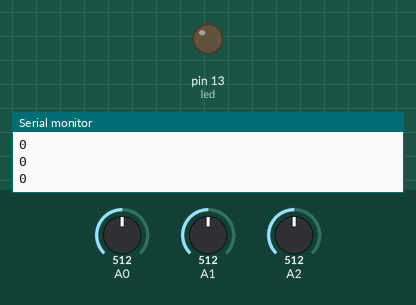
The sketch below on a simulated Arduino Uno, built with avr-gcc and run on an emulated ATmega328P. On the bench: output pins drawn as LEDs (lit = HIGH), the last lines printed to the serial monitor. The test bench sets the inputs (shaded band); at power-on: A0 = 512, A1 = 512, A2 = 512.

Above: at 1.2 s.
1.3 s: A0 set to 556
At 1.9 s:
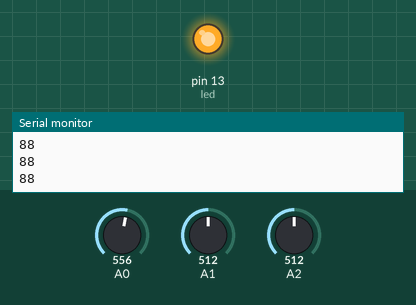
2.8 s: A0 set to 511
At 4.0 s:
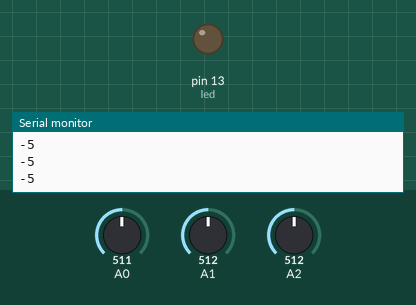
4.3 s: A0 set to 498
5.8 s: A0 set to 480
At 6.5 s:
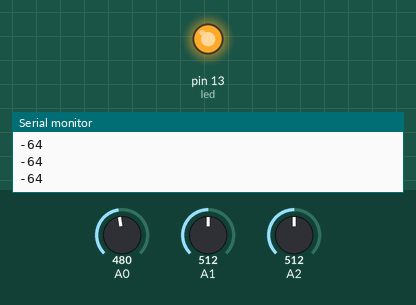
Timing chart, 0 to 8.3 s (numbered marks = the images above; inputs shaded):
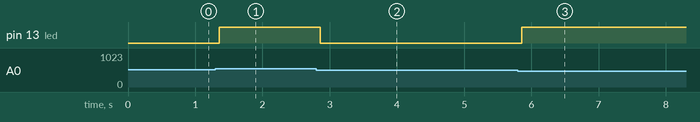

Measured:
- the behaviour switches between 537 and 538 on A0 (found by bisection; images 0 and 1)
- the behaviour switches between 488 and 487 on A0 (found by bisection; images 2 and 3)
- after the input at 1.3 s, pin 13 (led): LOW → HIGH after 0.06 s
- after the input at 2.8 s, pin 13 (led): HIGH → LOW after 0.06 s
- after the input at 5.8 s, pin 13 (led): LOW → HIGH after 0.06 s

The sketch:

Seismometer.ino
```cpp
/*
 *   Arduino program to sample a seismometer signal at three different amplitudes.  With a signal 16 times
 *   another, the 10 bit A/D is extended to 14 bits of dynamic range( but still 10 bits of resolution ).
 *
 *   The circuit has a low pass filter followed by 2 stages with gains of 4 each.
 *
 *   LM324 op-amps cannot drive to the positive rail.  The 3.3 voltage source is used as the AREF to keep
 *   the A/D converter in the active region of the op-amp when powered by 5 volts.
 *
 *   Feb 2018 - a simple FIR filter added to filter 60 hz energy in the signal.  Sample rate increased to 240 hz.
 *   At counts 0 - 6, samples are saved.  The samples are filtered and one value is output to the serial port.
 *   At counts 7 - 39, the samples are ignored.  Decimation is 40 but a decimation filter is not used.
 *   The rate of samples sent to the PC is still 6 per second.
 *
 *   New zero point algorithm to avoid false 60 second signals.
 *   The LED will flash when the signal is over a certain level. When quakes have been detected, the number of
 *   quakes is flashed in the LED once a second.
 */


#include <TimerOne.h>         // Paul Stoffregen library.

const int led = LED_BUILTIN;  // the pin with a LED
volatile byte sample_ready;
volatile byte tick;
int sig0;
int sig1;
int sig2;

int zp0, zp1, zp2;            // slow tracking of zero points for each A/D
int samples[7];               // FIR filter samples
int zero_points[64];          // save an hours worth of values
int zpin;

byte sec_, min_,hour_;
byte quakes;
int holdoff;                  // the zero point and quake detect code is skipped at certain times.
int zp_holdoff;

void setup(void){
  pinMode(led, OUTPUT);
  Timer1.initialize(166667/40);     // 240 hz
  Timer1.attachInterrupt(sample);
  Serial.begin(9600);
  analogReference(EXTERNAL);        // 3.3 volts
  zp0 = zp1 = zp2 = 512;
  for( zpin = 0; zpin < 64; ++zpin) zero_points[zpin] = 512;
  zpin = 0;
  zp_holdoff = 10;                   // don't run zero point algorithms on startup. Delay 10 minutes.
  holdoff = 3600 * 2;                // don't run quake detect, delay 2 hour.
}

void sample(void){    // interrupt 240 times a second.
int val,zp;
static byte counter;
static byte f;

  if( ++counter > 39 ) counter = 0;    // aquire 7 samples at 240 hz rate, skip processing discarded samples
  if( counter < 7 ){
    sig0 = analogRead(A0);    // the signal with the most amplitude
    sig1 = analogRead(A1);    // 2 bits down in amplitude
    sig2 = analogRead(A2);    // another 2 bits down in amplitude
  // sig1 is inverted in phase from the other 2, so correct the reading
    sig1 = 1023 - sig1;

  // pick a signal that is not saturating the A/D converter
    f = 0, val = sig0, zp = zp0;
    if( sig0 < 30 || sig0 > 1000 ) f = 2, val = sig1, zp = zp1;
    if( sig1 < 30 || sig1 > 1000 ) f = 4, val = sig2, zp = zp2;
  //  correct value to +- 0 point and scale
    val = val - zp;
    val <<= f;

    samples[counter] = val;
    if( counter == 6 && sample_ready == 1 ) digitalWrite(led,HIGH);   // out of gas !!!
    if( counter == 6 ) sample_ready = 1;
  }
  else if( tick ){             // adjust the zero points once per minute during decimation count 7 to 39
    tick = 0;                  // when processor is lightly loaded
    if( f == 0 ){              // move this zero point only when not in saturation
       zero_points[zpin++] = sig0;  // save some numbers to average for the most used signal
       zpin &= 63;
    }
    if( sig1 > zp1 ) ++zp1;    // simple algorithm for the other 2
    if( sig1 < zp1 ) --zp1;
    if( sig2 > zp2 ) ++zp2;
    if( sig2 < zp2 ) --zp2;
  }
}


void loop(void){
static int val;
static byte counter;
static byte flash_count;

   if( sample_ready ){                             // 6 times a second
      val = filter();
      noInterrupts();
      sample_ready = 0;
      interrupts();
      Serial.println(val);
      ++counter;
      flash_count = flash_led(flash_count);         // turn LED on and off at 6 hz rate if have quakes detected
      if( flash_count == 0 ) signal_level(val);     // signal level also turns on the led if no quakes
   }

   if( counter == 6 ){   // one second time
      counter = 0;
      keep_time();
      flash_count = quakes << 1;                    // twice amount to count both on and off times
      quake_detect(val);
   }

}

byte flash_led( byte count ){ // flash the LED up to 3 times a second. Called 6 times a second.
static byte led_state;

  if( count == 0 ) return 0;

  led_state ^= 1;
  digitalWrite(led,led_state);
  return (count - 1);
}

void keep_time(){            // called once a second

  if( ++sec_ == 60 ){
    sec_ = 0;
    calc_zp0();
    noInterrupts();
    if( zp_holdoff ) --zp_holdoff;
    else tick = 1;                          // flag to run the zero point code
    interrupts();
    if( ++min_ == 60 ){
      min_ = 0;
      if(++hour_ == 24 ){
        if( quakes ) --quakes;   // removed quake detected after 24 hours of quiet
        hour_ = 0;
      }
    }
  }

}


void calc_zp0(){               // average of an hour of data
long sum;                      // weakness of this algorithm is it takes an hour to replace
byte i;                        // one bad point of data.
   sum = 0;
   for( i = 0; i < 64; ++i ) sum += zero_points[i];
   sum >>= 6;
   noInterrupts();
   zp0 = sum;
   interrupts();
}

void signal_level(int val){     // led on if value is more than some amount
static byte led_on;             // did this routine turn the led on
                                // 3 processes are writing the led, so it is a bit overloaded.

  if( val > 50 || val < -50 ) led_on = 1, digitalWrite(led,HIGH);
  else if( led_on ) led_on = 0, digitalWrite(led,LOW);
}

void quake_detect( int val ){       // called once a second
static int detector;


  if( holdoff ){              // avoid counting the same quake twice
    --holdoff;
    return;
  }

  if( val > 20 || val < -20 ) ++detector;
  else if( detector > 0 ) --detector;

  if( detector > 300 ){
    if( quakes < 3 ) ++quakes;       // can only blink 3 a second, so not counting above 3
    detector = 0;
    hour_ = 0;                         // timeout in 24 hours in keep_time()
    holdoff = 3600;                   // no detects for next hour
    zp_holdoff = 30;                  // zero points hold off also while receiving a quake
  }

}


// run a simple FIR filter to reject 60 hz energy.  Coefficients are .25 .5 .75 1 .75 .5 .25
int filter(){
int val;        // if all these samples are max, then 4 * 8192 == 32k, at the limit of an integer.
                // in theory there should be no overflow

   val = samples[0] >> 2;
   val += samples[1] >> 1;
   val += samples[2] >> 2;
   val += samples[2] >> 1;
   val += samples[3];
   val += samples[4] >> 1;
   val += samples[4] >> 2;
   val += samples[5] >> 1;
   val += samples[6] >> 2;
   val >>= 1;                // filter has a gain of 4, returning a times by 2 value

   return val;
}
```
